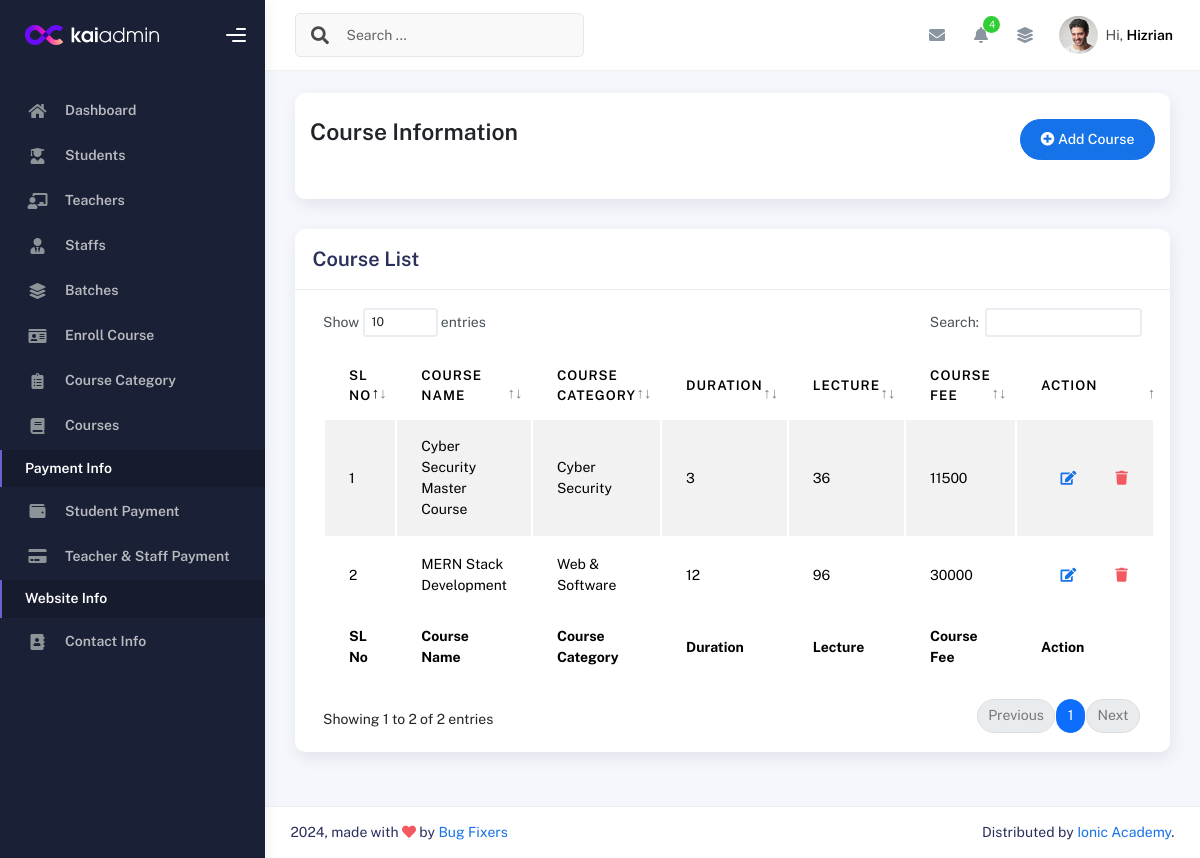
Before: /courselist/ (signed in) with the older database file.
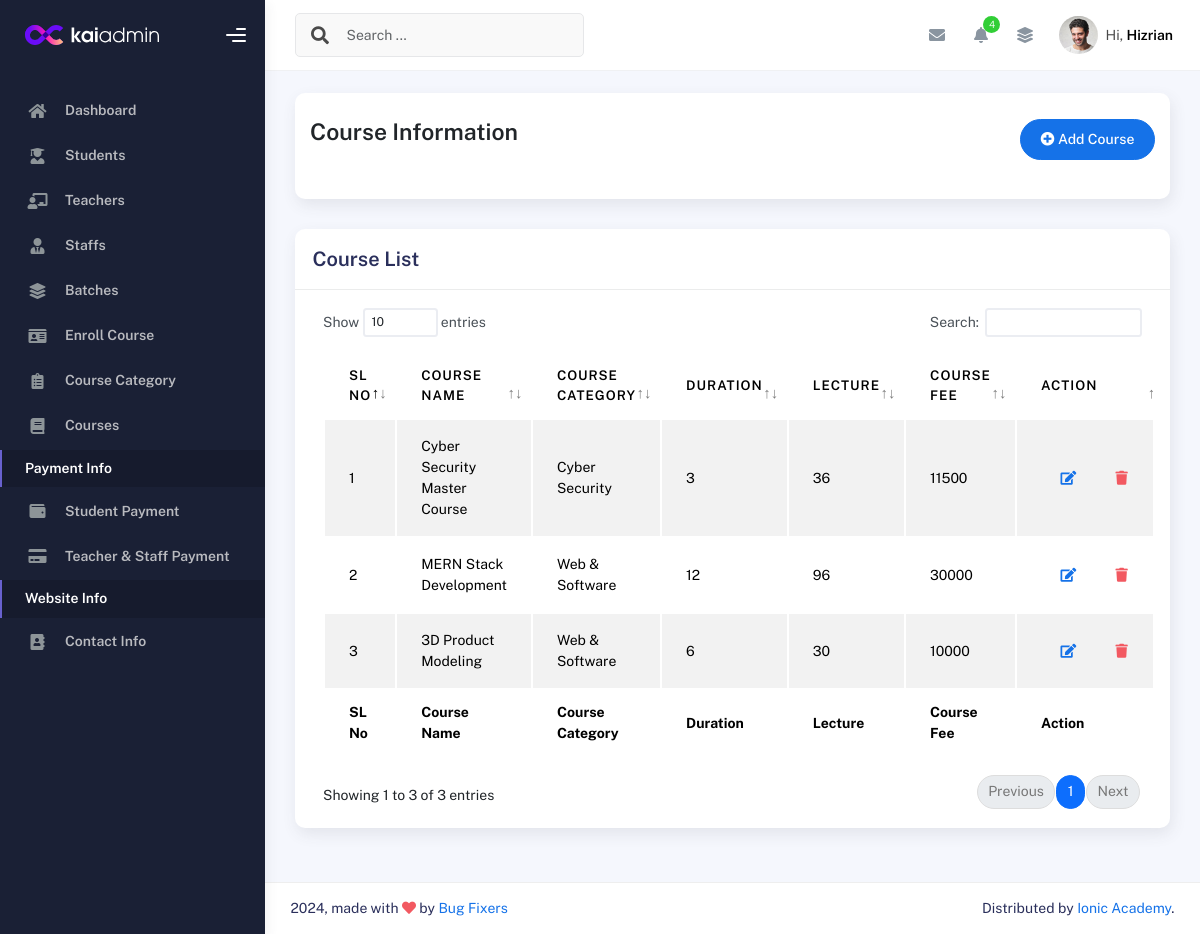
After: the same page with the newer database file.
### IMSapp/models.py (models this page shows, shortened)
class CourseInfoModel(models.Model):
    CourseName=models.CharField(max_length=150, null=True)
    Sologan=models.CharField(max_length=100, null=True)
    ShortSummary=models.CharField(max_length=150, null=True)
    CourseCategory=models.ForeignKey(CourseCategoryModel,on_delete=models.SET_NULL,related_name='coursecategory', null=True)
    Lecture=models.IntegerField(null=True)
    CourseDuration=models.IntegerField(null=True)
    WeeklyClass=models.IntegerField(null=True)
    ClassDuration=models.IntegerField(null=True)
    TotalProject=models.IntegerField(null=True)
    CourseOverview=models.TextField(null=True)
    CourseCurrriculum=models.TextField(null=True)
    Software=models.TextField(max_length=200, null=True)
    CourseFor=models.TextField(null=True)
    JobPositions=models.TextField(null=True)
    CourseFee=models.IntegerField(null=True)
    IntroVideo=models.CharField(max_length=200, null=True)
    CourseImage=models.ImageField(upload_to='media/courseImage', null=True)

class CourseCategoryModel(models.Model):
    CategoryName = models.CharField(max_length=100,null=True)
    def __str__(self):
        return self.CategoryName

### IMSapp/courseviews.py (the view)
# urls.py: path('courselist/',courselist,name="courselist"),
@login_required
def courselist(request):
    coursedata = CourseInfoModel.objects.all()
    context = {
        'coursedata':coursedata
    }
    return render(request,'courses/courselist.html',context)

### IMSapp/templates/courses/courselist.html
{% extends "profilemaster/master.html" %}
{% block content %}
<div class="col-sm-12 col-md-12">
    <div class="card card-stats card-round">
        <div class="card-body">
            <div class="d-flex align-items-left align-items-md-center flex-column flex-md-row pt-2 pb-4">
                <div>
                    <h3 class="fw-bold mb-3">Course Information</h3>
                </div>
                <div class="ms-md-auto py-2 py-md-0">
                    <a href="{% url 'addcourse' %}" class="btn btn-primary btn-round"><i class="fas fa-plus-circle"></i> Add Course</a>
                </div>
            </div>
        </div>
    </div>
</div>
<div class="col-md-12">
    <div class="card">
      <div class="card-header">
        <h4 class="card-title">Course List</h4>
      </div>
      <div class="card-body">
        <div class="table-responsive">
          <table id="basic-datatables" class="display table table-striped table-hover">
            <thead>
              <tr>
                <th>SL No</th>
                <th>Course Name</th>
                <th>Course Category</th>
                <th>Duration</th>
                <th>Lecture</th>
                <th>Course Fee</th>
                <th>Action</th>
              </tr>
            </thead>
            <tfoot>
              <tr>
                <th>SL No</th>
                <th>Course Name</th>
                <th>Course Category</th>
                <th>Duration</th>
                <th>Lecture</th>
                <th>Course Fee</th>
                <th>Action</th>
              </tr>
            </tfoot>
            <tbody>
              {% for i in coursedata %}
                <tr>
                  <td>{{forloop.counter}}</td>
                  <td>{{i.CourseName}}</td>
                  <td>{{i.CourseCategory}}</td>
                  <td>{{i.CourseDuration}}</td>
                  <td>{{i.Lecture}}</td>
                  <td>{{i.CourseFee}}</td>
                  <td>
                    <div class="form-button-action">
                      <a href="{% url 'editcourse' i.id %}" class="btn btn-link btn-primary btn-md">
                        <i class="fa fa-edit"></i>
                      </a>
                      <a href="{% url 'deletecourse' i.id %}" class="btn btn-link btn-danger btn-md">
                        <i class="fa fa-trash"></i>
                      </a>
                    </div>
                  </td>
                </tr>
              {% endfor %}
            </tbody>
          </table>
        </div>
      </div>
    </div>
  </div>
{% endblock content %}

Changed rows visible on the page:
added CourseInfoModel: CourseName "3D Product Modeling", CourseCategory "Web & Software", CourseDuration "6", Lecture "30", CourseFee "10000"
Other visible differences:
text written by a page script: "Show entries Search: Showing 1 to 2 of 2 entries Previous 1 Next" → "Show entries Search: Showing 1 to 3 of 3 entries Previous 1 Next"
